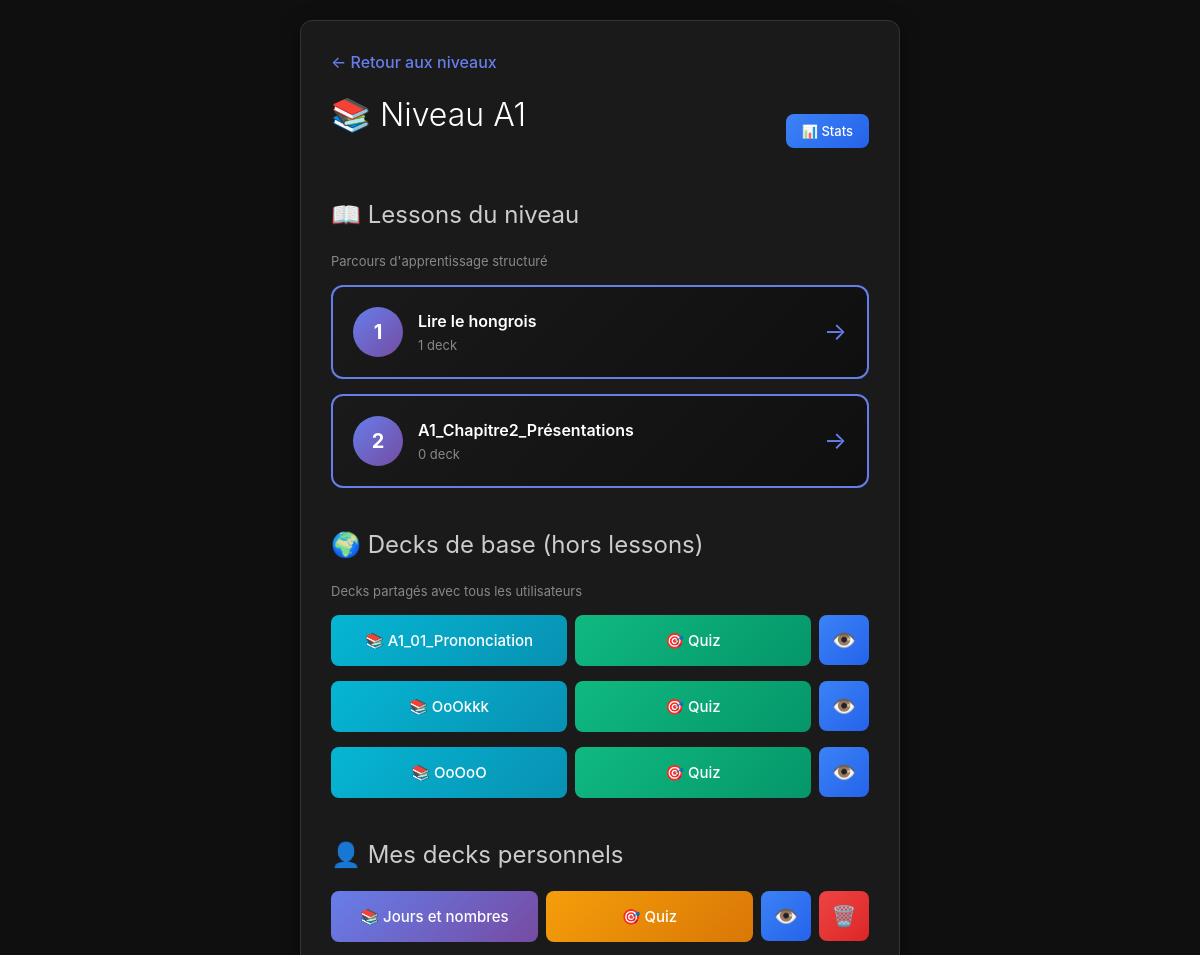
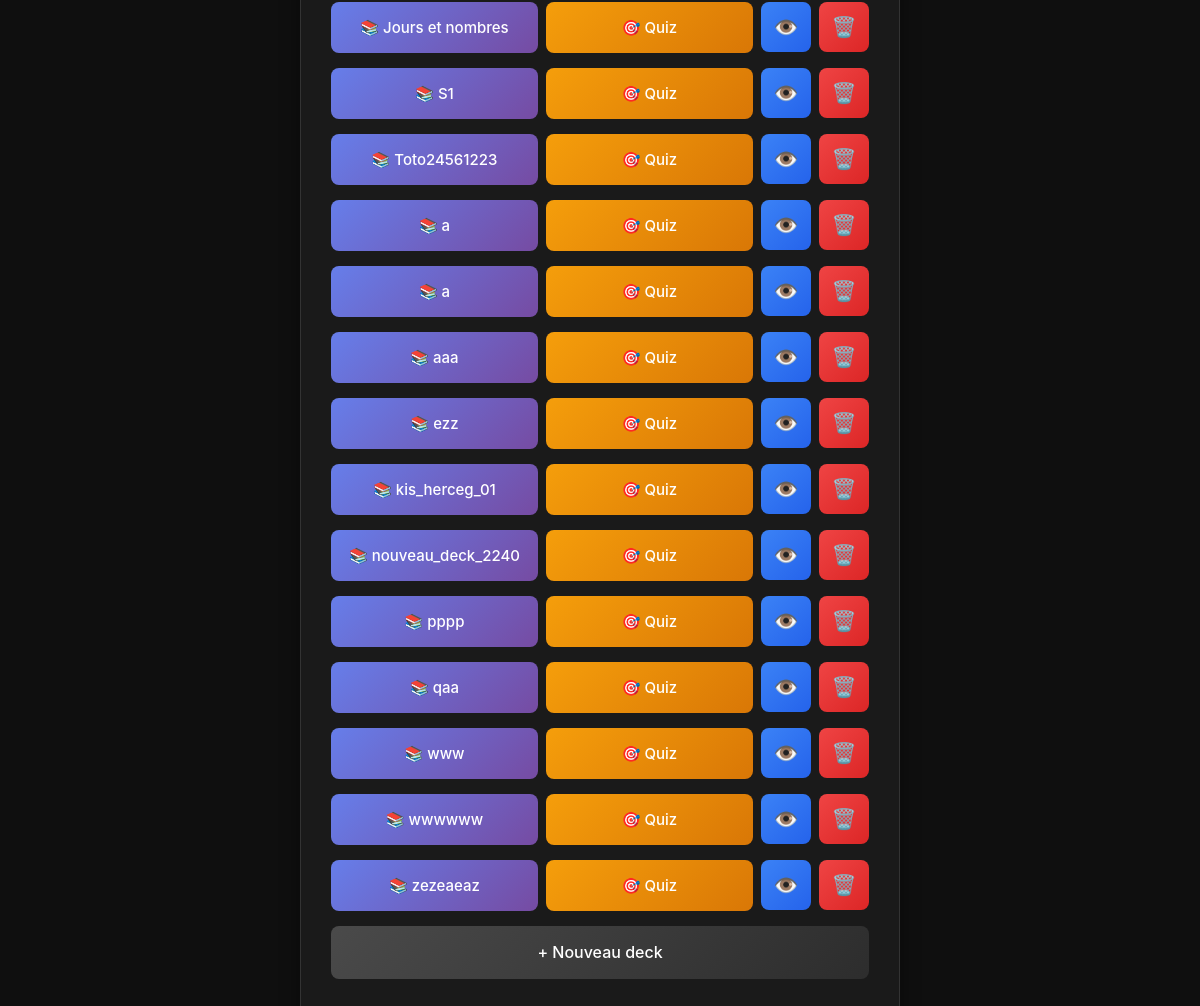
Screenshot of /niveau/A1 (signed in) with the database file from the repository (2 pictures, top to bottom).
### tables this page shows
CREATE TABLE lessons (
            id INTEGER PRIMARY KEY AUTOINCREMENT,
            niveau TEXT NOT NULL,
            numero INTEGER NOT NULL,
            titre TEXT NOT NULL,
            content_markdown TEXT,
            created_at TIMESTAMP DEFAULT CURRENT_TIMESTAMP,
            UNIQUE(niveau, numero)
        );

CREATE TABLE "decks" (
            id INTEGER PRIMARY KEY AUTOINCREMENT,
            user_id INTEGER NOT NULL,
            nom TEXT NOT NULL,
            niveau TEXT NOT NULL DEFAULT 'A1',
            is_commun BOOLEAN DEFAULT 0,
            created_at TIMESTAMP DEFAULT CURRENT_TIMESTAMP, lesson_id INTEGER DEFAULT NULL,
            FOREIGN KEY (user_id) REFERENCES users (id)
        );

### app.py (the view)
@app.route('/niveau/<niveau>')
def niveau(niveau):
    user_id = session.get('user_id')
    if not user_id:
        return redirect(url_for('select_user'))
    if niveau not in NIVEAUX_DISPONIBLES:
        flash(f'Niveau "{niveau}" non supporté')
        return redirect(url_for('index'))
    lessons = get_lessons_by_niveau(niveau)
    all_decks = get_decks_by_niveau(niveau, user_id, include_in_lessons=False)
    decks_communs = [d for d in all_decks if d['is_commun']]
    decks_perso = [d for d in all_decks if not d['is_commun']]
    user = get_user_by_id(user_id)
    return render_template('niveau.html',
                         niveau=niveau,
                         lessons=lessons,
                         decks_communs=decks_communs,
                         decks_perso=decks_perso,
                         user=user)

### database.py (called while the page is built)
def get_db():
    conn = sqlite3.connect(DATABASE)
    conn.row_factory = sqlite3.Row
    return conn

def get_user_by_id(user_id):
    conn = get_db()
    user = conn.execute('SELECT * FROM users WHERE id = ?', (user_id,)).fetchone()
    conn.close()
    return dict(user) if user else None

def get_lessons_by_niveau(niveau):
    conn = get_db()
    lessons = conn.execute(
        '''SELECT l.*, COUNT(d.id) as nb_decks
        FROM lessons l
        LEFT JOIN decks d ON l.id = d.lesson_id
        WHERE l.niveau = ?
        GROUP BY l.id
        ORDER BY l.numero''',
        (niveau,)
    ).fetchall()
    conn.close()
    return [dict(lesson) for lesson in lessons]

def get_decks_by_niveau(niveau, user_id, include_in_lessons=False):
    conn = get_db()
    if include_in_lessons:
        decks = conn.execute(
            '''SELECT d.*, u.nom as createur_nom
            FROM decks d
            JOIN users u ON d.user_id = u.id
            WHERE d.niveau = ? AND (d.is_commun = 1 OR d.user_id = ?)
            ORDER BY d.is_commun DESC, d.nom''',
            (niveau, user_id)
        ).fetchall()
    else:
        decks = conn.execute(
            '''SELECT d.*, u.nom as createur_nom
            FROM decks d
            JOIN users u ON d.user_id = u.id
            WHERE d.niveau = ? AND (d.is_commun = 1 OR d.user_id = ?)
            AND d.lesson_id IS NULL
            ORDER BY d.is_commun DESC, d.nom''',
            (niveau, user_id)
        ).fetchall()
    conn.close()
    return [dict(deck) for deck in decks]

### templates/niveau.html (shortened to what this page needs)
{% extends "base.html" %}
{% block content %}
<a href="{{ url_for('index') }}" class="back-link">← Retour aux niveaux</a>
<div style="display: flex; justify-content: space-between; align-items: center; margin-bottom: 30px;">
    <h1>📚 Niveau {{ niveau }}</h1>
    <div style="display: flex; gap: 10px;">
        <a href="{{ url_for('stats_niveau_route', niveau=niveau) }}" class="btn-stats-mini">
            📊 Stats
        </a>
    </div>
</div>
{% if lessons %}
    <h2>📖 Lessons du niveau</h2>
    <p style="color: #888; font-size: 13px; margin-bottom: 15px;">
        Parcours d'apprentissage structuré
    </p>
    <div class="lessons-grid">
        {% for lesson in lessons %}
        <a href="{{ url_for('view_lesson', lesson_id=lesson.id) }}" class="lesson-card">
            <div class="lesson-number">{{ lesson.numero }}</div>
            <div class="lesson-info">
                <div class="lesson-title">{{ lesson.titre }}</div>
                <div class="lesson-meta">{{ lesson.nb_decks }} deck{{ 's' if lesson.nb_decks > 1 else '' }}</div>
            </div>
            <div class="lesson-arrow">→</div>
        </a>
        {% endfor %}
    </div>
{% endif %}
{% if decks_communs %}
    <h2 style="{% if lessons %}margin-top: 40px;{% endif %}">🌍 Decks de base (hors lessons)</h2>
    <p style="color: #888; font-size: 13px; margin-bottom: 15px;">
        Decks partagés avec tous les utilisateurs
    </p>
    <ul class="deck-list">
        {% for deck in decks_communs %}
            <li class="deck-item-wrapper">
                <div class="deck-item-content">
                    <div class="deck-main-buttons">
                        <a href="{{ url_for('apprendre', deck_id=deck.id) }}" class="btn deck-btn deck-commun">
                            📚 {{ deck.nom }}
                        </a>
                        <a href="{{ url_for('quiz', deck_id=deck.id) }}" class="btn deck-btn btn-quiz quiz-commun">
                            🎯 Quiz
                        </a>
                    </div>
                    <div class="deck-actions">
                        <a href="{{ url_for('voir_deck', deck_id=deck.id) }}"
                           class="btn-action btn-view"
                           title="Voir le contenu">
                            👁️
                        </a>
                    </div>
                </div>
            </li>
        {% endfor %}
    </ul>
{% endif %}
{% if decks_perso %}
    <h2 style="margin-top: 40px;">👤 Mes decks personnels</h2>
    <ul class="deck-list">
        {% for deck in decks_perso %}
            <li class="deck-item-wrapper">
                <div class="deck-item-content">
                    <div class="deck-main-buttons">
                        <a href="{{ url_for('apprendre', deck_id=deck.id) }}" class="btn deck-btn deck-perso">
                            📚 {{ deck.nom }}
                        </a>
                        <a href="{{ url_for('quiz', deck_id=deck.id) }}" class="btn deck-btn btn-quiz quiz-perso">
                            🎯 Quiz
                        </a>
                    </div>
                    <div class="deck-actions">
                        <a href="{{ url_for('voir_deck', deck_id=deck.id) }}"
                           class="btn-action btn-view"
                           title="Voir le contenu">
                            👁️
                        </a>
                        <button onclick="confirmerSuppression('{{ deck.nom }}', {{ deck.id }})"
                                class="btn-action btn-delete"
                                title="Supprimer le deck">
                            🗑️
                        </button>
                    </div>
                </div>
            </li>
        {% endfor %}
    </ul>
{% endif %}
<a href="{{ url_for('nouveau_deck', niveau=niveau) }}" class="btn btn-secondary">
    + Nouveau deck
</a>
{% endblock %}

### templates/base.html (shortened to what this page needs)
<!DOCTYPE html>
<html lang="fr">
<head>
</head>
<body>
    <div class="container">
        {% block content %}{% endblock %}
    </div>
</body>
</html>

### templates/base.html (style rules this page uses)
* { margin: 0; padding: 0; box-sizing: border-box; }
body { font-family: -apple-system, BlinkMacSystemFont, 'Segoe UI', sans-serif; background: #0f0f0f; color: #e0e0e0; line-height: 1.4; padding: 20px; min-height: 100vh; }
.container { max-width: 600px; margin: 0 auto; background: #1a1a1a; border-radius: 12px; padding: 30px; box-shadow: 0 4px 20px rgba(0,0,0,0.4); border: 1px solid #333; }
h1 { text-align: center; margin-bottom: 30px; color: #ffffff; font-weight: 300; }
h2 { margin-bottom: 20px; color: #cccccc; font-weight: 400; }
.btn { display: block; width: 100%; padding: 15px; margin: 10px 0; background: linear-gradient(135deg, #667eea 0%, #764ba2 100%); color: white; text-decoration: none; text-align: center; border-radius: 8px; border: none; font-size: 16px; cursor: pointer; transition: all 0.3s ease; font-weight: 500; }
.btn-secondary { background: linear-gradient(135deg, #4a4a4a 0%, #2d2d2d 100%); }
.back-link { display: inline-block; margin-bottom: 20px; color: #667eea; text-decoration: none; font-weight: 500; transition: color 0.3s ease; }
.deck-list { list-style: none; }

### templates/niveau.html (style rules this page uses)
.btn-stats-mini { display: inline-block; padding: 8px 16px; background: linear-gradient(135deg, #3b82f6 0%, #2563eb 100%); color: white; text-decoration: none; border-radius: 8px; font-weight: 500; font-size: 13px; transition: all 0.3s ease; }
.lessons-grid { display: grid; grid-template-columns: repeat(auto-fill, minmax(300px, 1fr)); gap: 15px; margin-bottom: 40px; }
.lesson-card { display: flex; align-items: center; gap: 15px; padding: 20px; background: linear-gradient(135deg, #1a1a1a 0%, #0f0f0f 100%); border: 2px solid #667eea; border-radius: 12px; text-decoration: none; transition: all 0.3s ease; }
.lesson-number { width: 50px; height: 50px; background: linear-gradient(135deg, #667eea 0%, #764ba2 100%); border-radius: 50%; display: flex; align-items: center; justify-content: center; font-size: 20px; font-weight: 700; color: white; flex-shrink: 0; }
.lesson-info { flex: 1; }
.lesson-title { color: #ffffff; font-size: 16px; font-weight: 600; margin-bottom: 4px; }
.lesson-meta { color: #888; font-size: 13px; }
.lesson-arrow { font-size: 24px; color: #667eea; flex-shrink: 0; }
.deck-item-wrapper { margin-bottom: 15px; }
.deck-item-content { display: flex; gap: 8px; align-items: stretch; }
.deck-main-buttons { flex: 1; display: flex; gap: 8px; }
.deck-btn { flex: 1; margin: 0; font-size: 15px; }
.deck-perso { background: linear-gradient(135deg, #667eea 0%, #764ba2 100%); }
.deck-commun { background: linear-gradient(135deg, #06b6d4 0%, #0891b2 100%); }
.btn-quiz { background: linear-gradient(135deg, #f59e0b 0%, #d97706 100%); }
.quiz-perso { background: linear-gradient(135deg, #f59e0b 0%, #d97706 100%); }
.quiz-commun { background: linear-gradient(135deg, #10b981 0%, #059669 100%); }
.deck-actions { display: flex; gap: 8px; }
.btn-action { width: 50px; height: 50px; display: flex; align-items: center; justify-content: center; border: none; border-radius: 8px; font-size: 20px; cursor: pointer; transition: all 0.3s ease; text-decoration: none; }
.btn-view { background: linear-gradient(135deg, #3b82f6 0%, #2563eb 100%); }
.btn-delete { background: linear-gradient(135deg, #ef4444 0%, #dc2626 100%); }

### rows the page displays
lessons: numero "1", titre "Lire le hongrois", nb_decks "1"
lessons: numero "2", titre "A1_Chapitre2_Présentations", nb_decks "0"
decks: nom "A1_01_Prononciation"
decks: nom "OoOkkk"
decks: nom "OoOoO"
decks: nom "Jours et nombres"
decks: nom "Jours et nombres"
decks: nom "S1"
decks: nom "Toto24561223"
decks: nom "a"
decks: nom "a"
decks: nom "aaa"
decks: nom "ezz"
decks: nom "kis_herceg_01"
decks: nom "nouveau_deck_2240"
decks: nom "pppp"
decks: nom "qaa"
decks: nom "www"
decks: nom "wwwwww"
decks: nom "zezeaeaz"

### other values shown
{{ niveau }} "A1"
